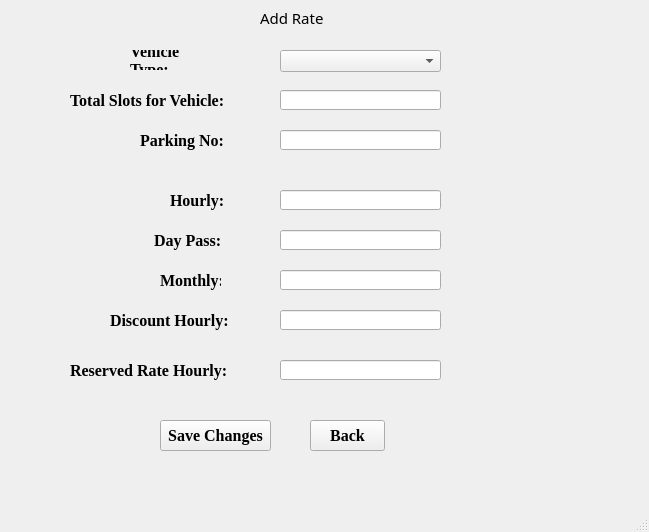
<?xml version="1.0" encoding="UTF-8"?>
<ui version="4.0">
 <class>MainWindow</class>
 <widget class="QMainWindow" name="MainWindow">
  <property name="geometry">
   <rect>
    <x>0</x>
    <y>0</y>
    <width>649</width>
    <height>532</height>
   </rect>
  </property>
  <property name="font">
   <font>
    <pointsize>12</pointsize>
   </font>
  </property>
  <property name="windowTitle">
   <string>MainWindow</string>
  </property>
  <widget class="QWidget" name="centralwidget">
   <widget class="QLabel" name="label">
    <property name="geometry">
     <rect>
      <x>260</x>
      <y>10</y>
      <width>91</width>
      <height>16</height>
     </rect>
    </property>
    <property name="palette">
     <palette>
      <active>
       <colorrole role="WindowText">
        <brush brushstyle="SolidPattern">
         <color alpha="255">
          <red>0</red>
          <green>0</green>
          <blue>0</blue>
         </color>
        </brush>
       </colorrole>
       <colorrole role="Button">
        <brush brushstyle="SolidPattern">
         <color alpha="255">
          <red>85</red>
          <green>0</green>
          <blue>255</blue>
         </color>
        </brush>
       </colorrole>
       <colorrole role="Light">
        <brush brushstyle="SolidPattern">
         <color alpha="255">
          <red>170</red>
          <green>127</green>
          <blue>255</blue>
         </color>
        </brush>
       </colorrole>
       <colorrole role="Midlight">
        <brush brushstyle="SolidPattern">
         <color alpha="255">
          <red>127</red>
          <green>63</green>
          <blue>255</blue>
         </color>
        </brush>
       </colorrole>
       <colorrole role="Dark">
        <brush brushstyle="SolidPattern">
         <color alpha="255">
          <red>42</red>
          <green>0</green>
          <blue>127</blue>
         </color>
        </brush>
       </colorrole>
       <colorrole role="Mid">
        <brush brushstyle="SolidPattern">
         <color alpha="255">
          <red>56</red>
          <green>0</green>
          <blue>170</blue>
         </color>
        </brush>
       </colorrole>
       <colorrole role="Text">
        <brush brushstyle="SolidPattern">
         <color alpha="255">
          <red>0</red>
          <green>0</green>
          <blue>0</blue>
         </color>
        </brush>
       </colorrole>
       <colorrole role="BrightText">
        <brush brushstyle="SolidPattern">
         <color alpha="255">
          <red>255</red>
          <green>255</green>
          <blue>255</blue>
         </color>
        </brush>
       </colorrole>
       <colorrole role="ButtonText">
        <brush brushstyle="SolidPattern">
         <color alpha="255">
          <red>0</red>
          <green>0</green>
          <blue>0</blue>
         </color>
        </brush>
       </colorrole>
       <colorrole role="Base">
        <brush brushstyle="SolidPattern">
         <color alpha="255">
          <red>255</red>
          <green>255</green>
          <blue>255</blue>
         </color>
        </brush>
       </colorrole>
       <colorrole role="Window">
        <brush brushstyle="SolidPattern">
         <color alpha="255">
          <red>85</red>
          <green>0</green>
          <blue>255</blue>
         </color>
        </brush>
       </colorrole>
       <colorrole role="Shadow">
        <brush brushstyle="SolidPattern">
         <color alpha="255">
          <red>0</red>
          <green>0</green>
          <blue>0</blue>
         </color>
        </brush>
       </colorrole>
       <colorrole role="AlternateBase">
        <brush brushstyle="SolidPattern">
         <color alpha="255">
          <red>170</red>
          <green>127</green>
          <blue>255</blue>
         </color>
        </brush>
       </colorrole>
       <colorrole role="ToolTipBase">
        <brush brushstyle="SolidPattern">
         <color alpha="255">
          <red>255</red>
          <green>255</green>
          <blue>220</blue>
         </color>
        </brush>
       </colorrole>
       <colorrole role="ToolTipText">
        <brush brushstyle="SolidPattern">
         <color alpha="255">
          <red>0</red>
          <green>0</green>
          <blue>0</blue>
         </color>
        </brush>
       </colorrole>
       <colorrole role="PlaceholderText">
        <brush brushstyle="SolidPattern">
         <color alpha="128">
          <red>0</red>
          <green>0</green>
          <blue>0</blue>
         </color>
        </brush>
       </colorrole>
      </active>
      <inactive>
       <colorrole role="WindowText">
        <brush brushstyle="SolidPattern">
         <color alpha="255">
          <red>0</red>
          <green>0</green>
          <blue>0</blue>
         </color>
        </brush>
       </colorrole>
       <colorrole role="Button">
        <brush brushstyle="SolidPattern">
         <color alpha="255">
          <red>85</red>
          <green>0</green>
          <blue>255</blue>
         </color>
        </brush>
       </colorrole>
       <colorrole role="Light">
        <brush brushstyle="SolidPattern">
         <color alpha="255">
          <red>170</red>
          <green>127</green>
          <blue>255</blue>
         </color>
        </brush>
       </colorrole>
       <colorrole role="Midlight">
        <brush brushstyle="SolidPattern">
         <color alpha="255">
          <red>127</red>
          <green>63</green>
          <blue>255</blue>
         </color>
        </brush>
       </colorrole>
       <colorrole role="Dark">
        <brush brushstyle="SolidPattern">
         <color alpha="255">
          <red>42</red>
          <green>0</green>
          <blue>127</blue>
         </color>
        </brush>
       </colorrole>
       <colorrole role="Mid">
        <brush brushstyle="SolidPattern">
         <color alpha="255">
          <red>56</red>
          <green>0</green>
          <blue>170</blue>
         </color>
        </brush>
       </colorrole>
       <colorrole role="Text">
        <brush brushstyle="SolidPattern">
         <color alpha="255">
          <red>0</red>
          <green>0</green>
          <blue>0</blue>
         </color>
        </brush>
       </colorrole>
       <colorrole role="BrightText">
        <brush brushstyle="SolidPattern">
         <color alpha="255">
          <red>255</red>
          <green>255</green>
          <blue>255</blue>
         </color>
        </brush>
       </colorrole>
       <colorrole role="ButtonText">
        <brush brushstyle="SolidPattern">
         <color alpha="255">
          <red>0</red>
          <green>0</green>
          <blue>0</blue>
         </color>
        </brush>
       </colorrole>
       <colorrole role="Base">
        <brush brushstyle="SolidPattern">
         <color alpha="255">
          <red>255</red>
          <green>255</green>
          <blue>255</blue>
         </color>
        </brush>
       </colorrole>
       <colorrole role="Window">
        <brush brushstyle="SolidPattern">
         <color alpha="255">
          <red>85</red>
          <green>0</green>
          <blue>255</blue>
         </color>
        </brush>
       </colorrole>
       <colorrole role="Shadow">
        <brush brushstyle="SolidPattern">
         <color alpha="255">
          <red>0</red>
          <green>0</green>
          <blue>0</blue>
         </color>
        </brush>
       </colorrole>
       <colorrole role="AlternateBase">
        <brush brushstyle="SolidPattern">
         <color alpha="255">
          <red>170</red>
          <green>127</green>
          <blue>255</blue>
         </color>
        </brush>
       </colorrole>
       <colorrole role="ToolTipBase">
        <brush brushstyle="SolidPattern">
         <color alpha="255">
          <red>255</red>
          <green>255</green>
          <blue>220</blue>
         </color>
        </brush>
       </colorrole>
       <colorrole role="ToolTipText">
        <brush brushstyle="SolidPattern">
         <color alpha="255">
          <red>0</red>
          <green>0</green>
          <blue>0</blue>
         </color>
        </brush>
       </colorrole>
       <colorrole role="PlaceholderText">
        <brush brushstyle="SolidPattern">
         <color alpha="128">
          <red>0</red>
          <green>0</green>
          <blue>0</blue>
         </color>
        </brush>
       </colorrole>
      </inactive>
      <disabled>
       <colorrole role="WindowText">
        <brush brushstyle="SolidPattern">
         <color alpha="255">
          <red>42</red>
          <green>0</green>
          <blue>127</blue>
         </color>
        </brush>
       </colorrole>
       <colorrole role="Button">
        <brush brushstyle="SolidPattern">
         <color alpha="255">
          <red>85</red>
          <green>0</green>
          <blue>255</blue>
         </color>
        </brush>
       </colorrole>
       <colorrole role="Light">
        <brush brushstyle="SolidPattern">
         <color alpha="255">
          <red>170</red>
          <green>127</green>
          <blue>255</blue>
         </color>
        </brush>
       </colorrole>
       <colorrole role="Midlight">
        <brush brushstyle="SolidPattern">
         <color alpha="255">
          <red>127</red>
          <green>63</green>
          <blue>255</blue>
         </color>
        </brush>
       </colorrole>
       <colorrole role="Dark">
        <brush brushstyle="SolidPattern">
         <color alpha="255">
          <red>42</red>
          <green>0</green>
          <blue>127</blue>
         </color>
        </brush>
       </colorrole>
       <colorrole role="Mid">
        <brush brushstyle="SolidPattern">
         <color alpha="255">
          <red>56</red>
          <green>0</green>
          <blue>170</blue>
         </color>
        </brush>
       </colorrole>
       <colorrole role="Text">
        <brush brushstyle="SolidPattern">
         <color alpha="255">
          <red>42</red>
          <green>0</green>
          <blue>127</blue>
         </color>
        </brush>
       </colorrole>
       <colorrole role="BrightText">
        <brush brushstyle="SolidPattern">
         <color alpha="255">
          <red>255</red>
          <green>255</green>
          <blue>255</blue>
         </color>
        </brush>
       </colorrole>
       <colorrole role="ButtonText">
        <brush brushstyle="SolidPattern">
         <color alpha="255">
          <red>42</red>
          <green>0</green>
          <blue>127</blue>
         </color>
        </brush>
       </colorrole>
       <colorrole role="Base">
        <brush brushstyle="SolidPattern">
         <color alpha="255">
          <red>85</red>
          <green>0</green>
          <blue>255</blue>
         </color>
        </brush>
       </colorrole>
       <colorrole role="Window">
        <brush brushstyle="SolidPattern">
         <color alpha="255">
          <red>85</red>
          <green>0</green>
          <blue>255</blue>
         </color>
        </brush>
       </colorrole>
       <colorrole role="Shadow">
        <brush brushstyle="SolidPattern">
         <color alpha="255">
          <red>0</red>
          <green>0</green>
          <blue>0</blue>
         </color>
        </brush>
       </colorrole>
       <colorrole role="AlternateBase">
        <brush brushstyle="SolidPattern">
         <color alpha="255">
          <red>85</red>
          <green>0</green>
          <blue>255</blue>
         </color>
        </brush>
       </colorrole>
       <colorrole role="ToolTipBase">
        <brush brushstyle="SolidPattern">
         <color alpha="255">
          <red>255</red>
          <green>255</green>
          <blue>220</blue>
         </color>
        </brush>
       </colorrole>
       <colorrole role="ToolTipText">
        <brush brushstyle="SolidPattern">
         <color alpha="255">
          <red>0</red>
          <green>0</green>
          <blue>0</blue>
         </color>
        </brush>
       </colorrole>
       <colorrole role="PlaceholderText">
        <brush brushstyle="SolidPattern">
         <color alpha="128">
          <red>0</red>
          <green>0</green>
          <blue>0</blue>
         </color>
        </brush>
       </colorrole>
      </disabled>
     </palette>
    </property>
    <property name="font">
     <font>
      <family>Arial Rounded MT Bold</family>
      <pointsize>11</pointsize>
      <weight>50</weight>
      <italic>false</italic>
      <bold>false</bold>
      <underline>true</underline>
      <strikeout>false</strikeout>
      <kerning>true</kerning>
     </font>
    </property>
    <property name="text">
     <string>Add Rate</string>
    </property>
   </widget>
   <widget class="QLabel" name="label_2">
    <property name="geometry">
     <rect>
      <x>130</x>
      <y>50</y>
      <width>91</width>
      <height>20</height>
     </rect>
    </property>
    <property name="font">
     <font>
      <family>Times New Roman</family>
      <pointsize>12</pointsize>
      <weight>75</weight>
      <italic>false</italic>
      <bold>true</bold>
     </font>
    </property>
    <property name="text">
     <string>Vehicle Type:</string>
    </property>
    <property name="wordWrap">
     <bool>true</bool>
    </property>
   </widget>
   <widget class="QLabel" name="label_3">
    <property name="geometry">
     <rect>
      <x>170</x>
      <y>190</y>
      <width>61</width>
      <height>20</height>
     </rect>
    </property>
    <property name="font">
     <font>
      <family>Times New Roman</family>
      <pointsize>12</pointsize>
      <weight>75</weight>
      <bold>true</bold>
     </font>
    </property>
    <property name="text">
     <string>Hourly:</string>
    </property>
   </widget>
   <widget class="QLineEdit" name="txt_HourlyRate">
    <property name="geometry">
     <rect>
      <x>280</x>
      <y>190</y>
      <width>161</width>
      <height>20</height>
     </rect>
    </property>
   </widget>
   <widget class="QLineEdit" name="txt_TotalSlots">
    <property name="geometry">
     <rect>
      <x>280</x>
      <y>90</y>
      <width>161</width>
      <height>20</height>
     </rect>
    </property>
   </widget>
   <widget class="QLabel" name="label_4">
    <property name="geometry">
     <rect>
      <x>160</x>
      <y>270</y>
      <width>61</width>
      <height>20</height>
     </rect>
    </property>
    <property name="font">
     <font>
      <family>Times New Roman</family>
      <pointsize>12</pointsize>
      <weight>75</weight>
      <bold>true</bold>
     </font>
    </property>
    <property name="text">
     <string>Monthly:</string>
    </property>
   </widget>
   <widget class="QLineEdit" name="txt_ParkingNo">
    <property name="geometry">
     <rect>
      <x>280</x>
      <y>130</y>
      <width>161</width>
      <height>20</height>
     </rect>
    </property>
   </widget>
   <widget class="QLabel" name="label_5">
    <property name="geometry">
     <rect>
      <x>150</x>
      <y>230</y>
      <width>71</width>
      <height>20</height>
     </rect>
    </property>
    <property name="font">
     <font>
      <family>Times New Roman</family>
      <pointsize>12</pointsize>
      <weight>75</weight>
      <bold>true</bold>
     </font>
    </property>
    <property name="text">
     <string> Day Pass:</string>
    </property>
   </widget>
   <widget class="QLabel" name="label_6">
    <property name="geometry">
     <rect>
      <x>110</x>
      <y>310</y>
      <width>131</width>
      <height>20</height>
     </rect>
    </property>
    <property name="font">
     <font>
      <family>Times New Roman</family>
      <pointsize>12</pointsize>
      <weight>75</weight>
      <bold>true</bold>
     </font>
    </property>
    <property name="text">
     <string>Discount Hourly:</string>
    </property>
   </widget>
   <widget class="QLabel" name="label_7">
    <property name="geometry">
     <rect>
      <x>70</x>
      <y>90</y>
      <width>161</width>
      <height>20</height>
     </rect>
    </property>
    <property name="font">
     <font>
      <family>Times New Roman</family>
      <pointsize>12</pointsize>
      <weight>75</weight>
      <bold>true</bold>
     </font>
    </property>
    <property name="text">
     <string>Total Slots for Vehicle:</string>
    </property>
   </widget>
   <widget class="QLabel" name="label_8">
    <property name="geometry">
     <rect>
      <x>140</x>
      <y>130</y>
      <width>131</width>
      <height>20</height>
     </rect>
    </property>
    <property name="font">
     <font>
      <family>Times New Roman</family>
      <pointsize>12</pointsize>
      <weight>75</weight>
      <bold>true</bold>
     </font>
    </property>
    <property name="text">
     <string>Parking No:</string>
    </property>
   </widget>
   <widget class="QLineEdit" name="txt_DayPass_Rate">
    <property name="geometry">
     <rect>
      <x>280</x>
      <y>230</y>
      <width>161</width>
      <height>20</height>
     </rect>
    </property>
   </widget>
   <widget class="QLineEdit" name="lineEdit_5">
    <property name="geometry">
     <rect>
      <x>280</x>
      <y>270</y>
      <width>161</width>
      <height>20</height>
     </rect>
    </property>
   </widget>
   <widget class="QLineEdit" name="txt_DiscountRate">
    <property name="geometry">
     <rect>
      <x>280</x>
      <y>310</y>
      <width>161</width>
      <height>20</height>
     </rect>
    </property>
   </widget>
   <widget class="QComboBox" name="vehicle_types">
    <property name="geometry">
     <rect>
      <x>280</x>
      <y>50</y>
      <width>161</width>
      <height>22</height>
     </rect>
    </property>
   </widget>
   <widget class="QLabel" name="label_9">
    <property name="geometry">
     <rect>
      <x>70</x>
      <y>360</y>
      <width>161</width>
      <height>20</height>
     </rect>
    </property>
    <property name="font">
     <font>
      <family>Times New Roman</family>
      <weight>75</weight>
      <bold>true</bold>
     </font>
    </property>
    <property name="text">
     <string>Reserved Rate Hourly:</string>
    </property>
   </widget>
   <widget class="QLineEdit" name="txt_DiscountRate_2">
    <property name="geometry">
     <rect>
      <x>280</x>
      <y>360</y>
      <width>161</width>
      <height>20</height>
     </rect>
    </property>
   </widget>
   <widget class="QPushButton" name="btn_Save">
    <property name="geometry">
     <rect>
      <x>160</x>
      <y>420</y>
      <width>111</width>
      <height>31</height>
     </rect>
    </property>
    <property name="font">
     <font>
      <family>Times New Roman</family>
      <weight>75</weight>
      <bold>true</bold>
     </font>
    </property>
    <property name="text">
     <string>Save Changes</string>
    </property>
   </widget>
   <widget class="QPushButton" name="pushButton_2">
    <property name="geometry">
     <rect>
      <x>310</x>
      <y>420</y>
      <width>75</width>
      <height>31</height>
     </rect>
    </property>
    <property name="font">
     <font>
      <family>Times New Roman</family>
      <weight>75</weight>
      <bold>true</bold>
     </font>
    </property>
    <property name="text">
     <string>Back</string>
    </property>
   </widget>
  </widget>
  <widget class="QStatusBar" name="statusbar"/>
  <widget class="QMenuBar" name="menubar">
   <property name="geometry">
    <rect>
     <x>0</x>
     <y>0</y>
     <width>649</width>
     <height>21</height>
    </rect>
   </property>
  </widget>
 </widget>
 <resources/>
 <connections/>
</ui>
